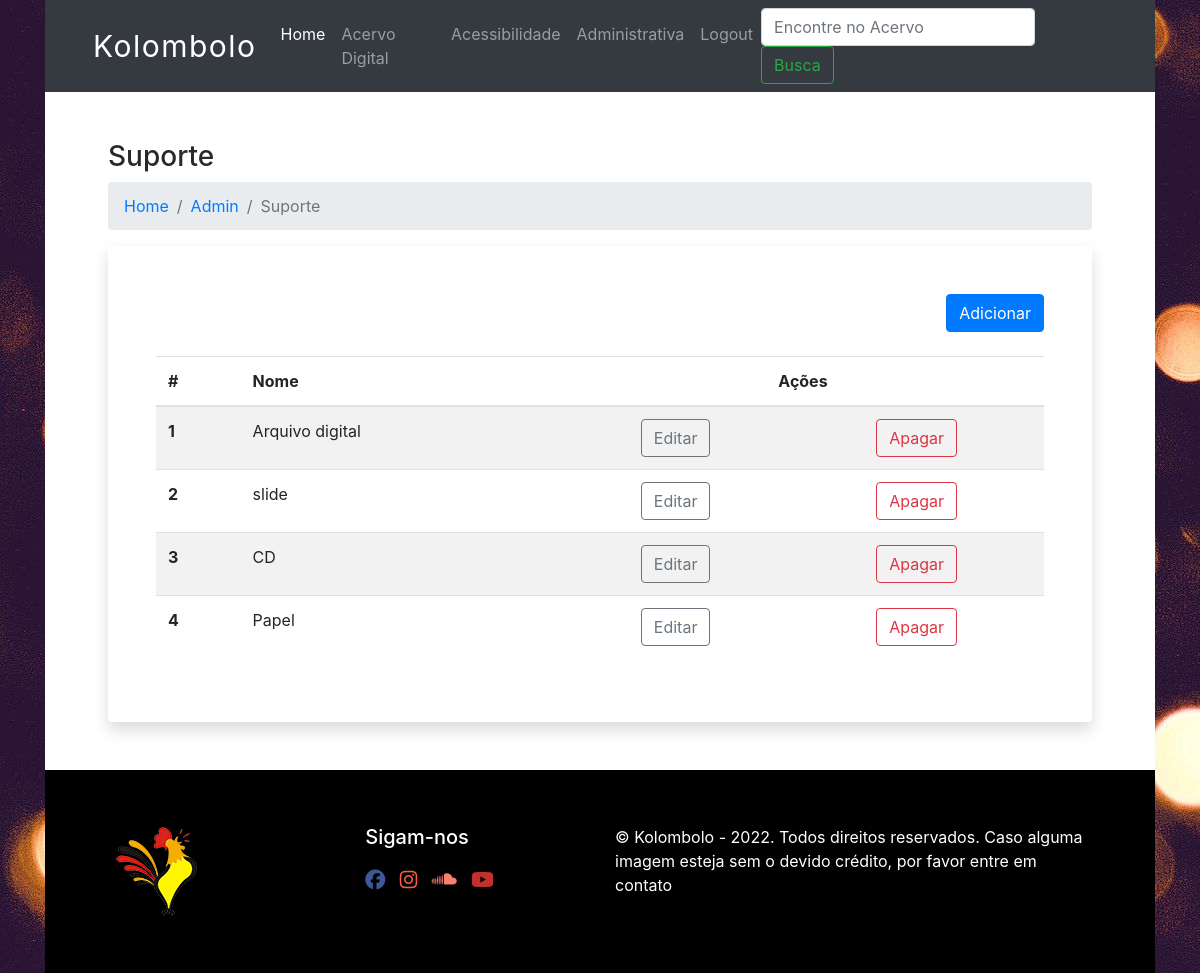
The page /suporte-admin (signed in) on the database its author committed.
### database.py (models this page shows, shortened)
class Suporte(Base):
    __tablename__='suporte'
    id=Column(Integer(), primary_key=True, autoincrement=True)
    name=Column(String(80), nullable=False, unique=True)

### app.py (the view)
@app.route('/suporte-admin')
@login_required
def suporte_admin():
    suportes = local_session.query(Suporte).all()
    return render_template("suporte_admin.html", current_user=current_user, suportes=suportes)

### app.py (called while the page is built)
@login_manager.user_loader
def load_user(user_id):
    return local_session.query(User).get(int(user_id))

### templates/suporte_admin.html (shortened to what this page needs)
{% extends "base.html" %}
{% block content %}
<div class="container px-5">
    <h3>Suporte</h3>
    <nav aria-label="breadcrumb">
      <ol class="breadcrumb">
        <li class="breadcrumb-item"><a href="/">Home</a></li>
        <li class="breadcrumb-item"><a href="/admin">Admin</a></li>
        <li class="breadcrumb-item active" aria-current="page">Suporte</li>
      </ol>
    </nav>
    <div class="container p-5 shadow bg-white rounded">
      <a class="btn btn-primary float-right mb-4" href="{{url_for('suporte')}}">Adicionar</a>
        <table class="table table-striped">
            <thead>
              <tr>
                <th scope="col">#</th>
                <th scope="col">Nome</th>
                <th  class="text-center" colspan="2" scope="col">Ações</th>
              </tr>
            </thead>
            <tbody>
                {% for suporte in suportes %}
                    <tr>
                        <th scope="row">{{ suporte.id }}</th>
                        <td>{{ suporte.name }}</td>
                        <td class="text-center"><a class="btn btn-outline-secondary"href="{{url_for('edit_suporte', suporte_id=suporte.id)}}">Editar</a></td>
                        <td class="text-center"><a class="btn btn-outline-danger" href="{{url_for('delete_suporte', suporte_id=suporte.id) }}">Apagar</a></td>
                    </tr>
                {% endfor %}
            </tbody>
          </table>
    </div>
  </div>
{% endblock %}

### static/css/styles.css (style rules this page uses)
body { background-image: url("../assets/image/fundo_01.jpg"); color:#292929; }

### rows shown on the page
Suporte: id "1", name "Arquivo digital"
Suporte: id "2", name "slide"
Suporte: id "3", name "CD"
Suporte: id "4", name "Papel"
